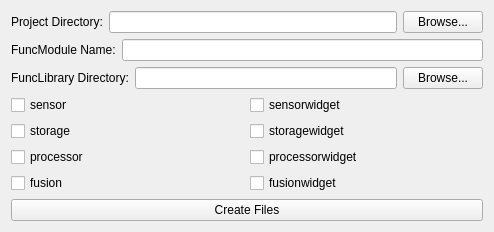
<?xml version="1.0" encoding="UTF-8"?>
<ui version="4.0">
 <class>FuncMoudleCreatorClass</class>
 <widget class="QMainWindow" name="FuncMoudleCreatorClass">
  <property name="geometry">
   <rect>
    <x>0</x>
    <y>0</y>
    <width>494</width>
    <height>227</height>
   </rect>
  </property>
  <property name="windowTitle">
   <string>FuncMoudleCreator</string>
  </property>
  <widget class="QWidget" name="centralWidget">
   <layout class="QVBoxLayout" name="verticalLayout">
    <item>
     <layout class="QHBoxLayout" name="horizontalLayout">
      <item>
       <widget class="QLabel" name="label">
        <property name="text">
         <string>Project Directory:</string>
        </property>
       </widget>
      </item>
      <item>
       <widget class="QLineEdit" name="projectdir"/>
      </item>
      <item>
       <widget class="QPushButton" name="browseprojectdir">
        <property name="text">
         <string>Browse...</string>
        </property>
       </widget>
      </item>
     </layout>
    </item>
    <item>
     <layout class="QHBoxLayout" name="horizontalLayout_3">
      <item>
       <widget class="QLabel" name="label_2">
        <property name="text">
         <string>FuncModule Name:</string>
        </property>
       </widget>
      </item>
      <item>
       <widget class="QLineEdit" name="funcmodulename"/>
      </item>
     </layout>
    </item>
    <item>
     <layout class="QHBoxLayout" name="horizontalLayout_4">
      <item>
       <widget class="QLabel" name="label_3">
        <property name="text">
         <string>FuncLibrary Directory:</string>
        </property>
       </widget>
      </item>
      <item>
       <widget class="QLineEdit" name="funclibrarydir"/>
      </item>
      <item>
       <widget class="QPushButton" name="browsefunclibrarydirectory">
        <property name="text">
         <string>Browse...</string>
        </property>
       </widget>
      </item>
     </layout>
    </item>
    <item>
     <layout class="QGridLayout" name="gridLayout">
      <item row="0" column="0">
       <widget class="QCheckBox" name="sensor">
        <property name="text">
         <string>sensor</string>
        </property>
       </widget>
      </item>
      <item row="0" column="1">
       <widget class="QCheckBox" name="sensorwidget">
        <property name="text">
         <string>sensorwidget</string>
        </property>
       </widget>
      </item>
      <item row="1" column="0">
       <widget class="QCheckBox" name="storage">
        <property name="text">
         <string>storage</string>
        </property>
       </widget>
      </item>
      <item row="1" column="1">
       <widget class="QCheckBox" name="storagewidget">
        <property name="text">
         <string>storagewidget</string>
        </property>
       </widget>
      </item>
      <item row="2" column="0">
       <widget class="QCheckBox" name="processor">
        <property name="text">
         <string>processor</string>
        </property>
       </widget>
      </item>
      <item row="2" column="1">
       <widget class="QCheckBox" name="processorwidget">
        <property name="text">
         <string>processorwidget</string>
        </property>
       </widget>
      </item>
      <item row="3" column="0">
       <widget class="QCheckBox" name="fusion">
        <property name="text">
         <string>fusion</string>
        </property>
       </widget>
      </item>
      <item row="3" column="1">
       <widget class="QCheckBox" name="fusionwidget">
        <property name="text">
         <string>fusionwidget</string>
        </property>
       </widget>
      </item>
     </layout>
    </item>
    <item>
     <layout class="QHBoxLayout" name="horizontalLayout_2">
      <item>
       <widget class="QPushButton" name="create">
        <property name="text">
         <string>Create Files</string>
        </property>
       </widget>
      </item>
     </layout>
    </item>
   </layout>
  </widget>
 </widget>
 <layoutdefault spacing="6" margin="11"/>
 <resources/>
 <connections/>
</ui>
